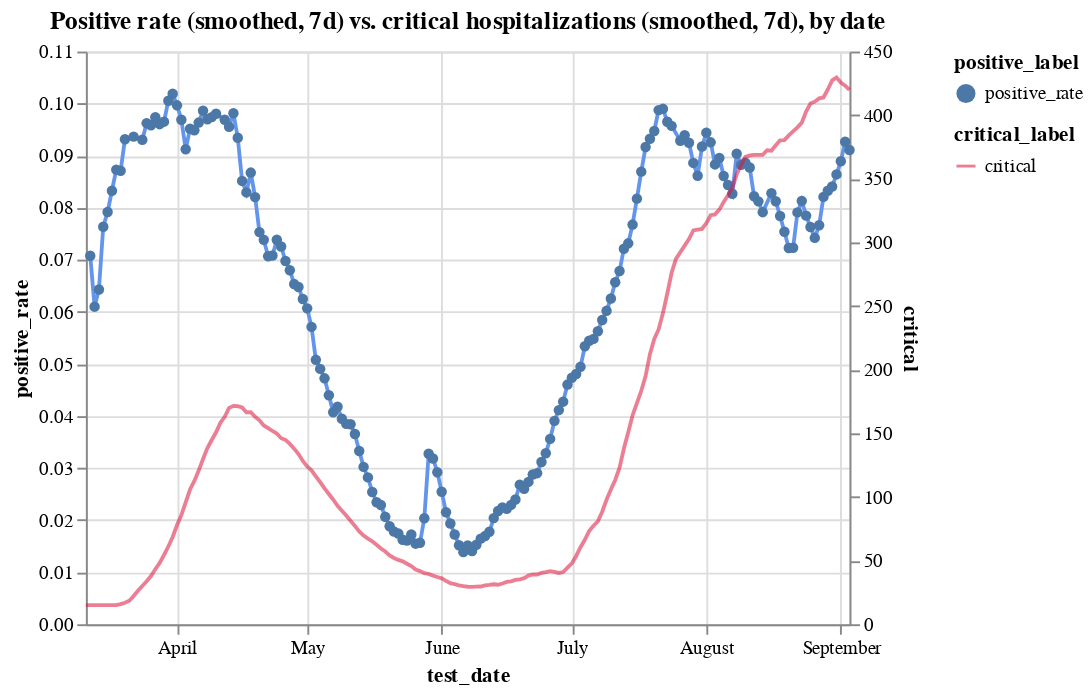

Here is the notebook cell this chart was saved with:
### Code cell
c1 = alt.Chart(hos_and_rate[hos_and_rate.positive_rate<0.115]
               .assign(positive_rate = lambda x: x.positive_rate.ewm(span=7).mean())
               .assign(positive_label ='positive_rate')).mark_line(color='cornflowerblue').encode(
    x='test_date',
    y='positive_rate',
    tooltip=['test_date', 'positive_rate'],
    shape='positive_label'
)
c2 = alt.Chart(hos_and_rate
               .assign(critical_label='critical')
               .assign(critical = lambda x: x.critical.ewm(span=7).mean())
              ).mark_line(color='crimson').encode(
    x='test_date',
    y='critical',
    tooltip=['test_date', 'critical'],
    opacity='critical_label'
)


alt.layer(c1, c2).resolve_scale(y='independent').properties(title='Positive rate (smoothed, 7d) vs. critical hospitalizations (smoothed, 7d), by date')

### Figure 1 — Vega-Lite specification as saved in the notebook (floating-point values rounded to 4 significant figures; data arrays with more than 128 entries replaced by an {"elided": "..."} marker saying what was removed)
{"config": {"view": {"continuousWidth": 400, "continuousHeight": 300}}, "layer": [{"data": {"name": "data-da773f5f89f1a897576e67608b082cfa"}, "mark": {"type": "line", "color": "cornflowerblue"}, "encoding": {"shape": {"type": "nominal", "field": "positive_label"}, "tooltip": [{"type": "temporal", "field": "test_date"}, {"type": "quantitative", "field": "positive_rate"}], "x": {"type": "temporal", "field": "test_date"}, "y": {"type": "quantitative", "field": "positive_rate"}}}, {"data": {"name": "data-44fae90cc0c41a621fe09dac1d78a62d"}, "mark": {"type": "line", "color": "crimson"}, "encoding": {"opacity": {"type": "nominal", "field": "critical_label"}, "tooltip": [{"type": "temporal", "field": "test_date"}, {"type": "quantitative", "field": "critical"}], "x": {"type": "temporal", "field": "test_date"}, "y": {"type": "quantitative", "field": "critical"}}}], "resolve": {"scale": {"y": "independent"}}, "title": "Positive rate (smoothed, 7d) vs. critical hospitalizations (smoothed, 7d), by date", "$schema": "https://vega.github.io/schema/vega-lite/v4.8.1.json", "datasets": {"data-da773f5f89f1a897576e67608b082cfa": {"elided": "171 records"}, "data-44fae90cc0c41a621fe09dac1d78a62d": {"elided": "177 records"}}}
